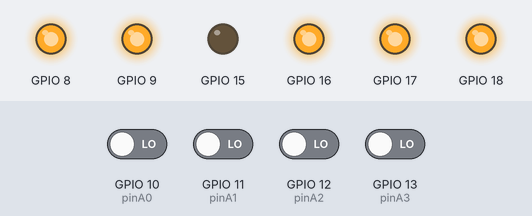
Bench run of a program on a simulated ESP32-S3. Shown: output pins drawn as LEDs (lit = HIGH). Inputs (shaded band) come from the test bench; at power-on: GPIO 10 (pinA0), GPIO 11 (pinA1), GPIO 12 (pinA2), GPIO 13 (pinA3) LOW.

Above: at 1.2 s.
1.3 s: GPIO 10 (pinA0) driven HIGH
At 1.6 s:
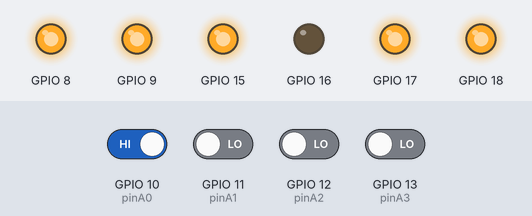
2.8 s: GPIO 11 (pinA1) driven HIGH
At 4.0 s:
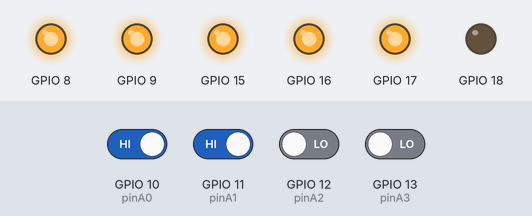
4.3 s: GPIO 12 (pinA2) driven HIGH
At 5.1 s:
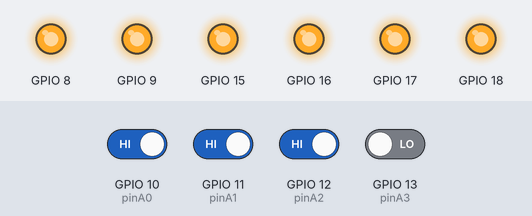
5.8 s: GPIO 13 (pinA3) driven HIGH
At 6.2 s:
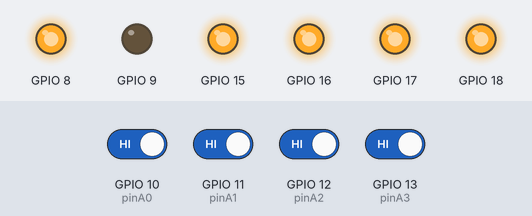
7.3 s: GPIO 13 (pinA3) driven LOW
At 8.5 s:
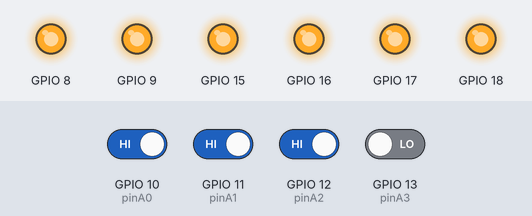
8.8 s: GPIO 12 (pinA2) driven LOW
At 9.7 s:
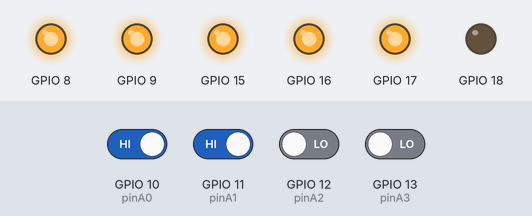
Timing chart, 0 to 11.3 s (numbered marks = the images above; inputs shaded):
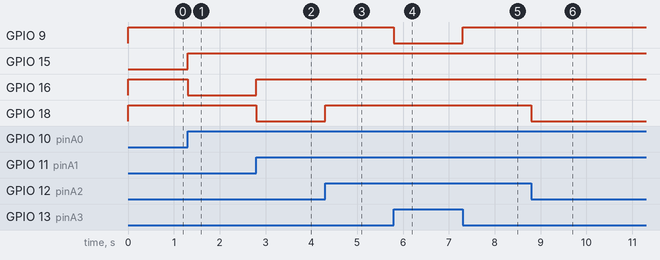

Measured:
- after the input at 1.3 s, GPIO 15: LOW → HIGH at once; GPIO 16: HIGH → LOW at once
- after the input at 2.8 s, GPIO 16: LOW → HIGH at once; GPIO 18: HIGH → LOW at once
- after the input at 4.3 s, GPIO 18: LOW → HIGH at once
- after the input at 5.8 s, GPIO 9: HIGH → LOW at once
- after the input at 7.3 s, GPIO 9: LOW → HIGH at once
- after the input at 8.8 s, GPIO 18: HIGH → LOW at once

The program:

main.cpp
```cpp
#include <Arduino.h>

// --- ESP32-S3 BEMENETEK (Címzés) ---
// Az S3-on ezek BIZTONSÁGOSAK.
const int pinA0 = 10; // LSB
const int pinA1 = 11;
const int pinA2 = 12;
const int pinA3 = 13; // MSB

// --- KIMENETI LÁBAK TÖMBJE ---
int outputPins[16];

// Működési mód
// Ha 74HC154-et szimulálsz (eredeti IC): true  (A kiválasztott 0V, többi 3.3V)
// Ha LED-et hajtasz meg közvetlenül:     false (A kiválasztott 3.3V, többi 0V)
bool activeLowMode = true;

void setup() {
  // S3-nál az USB Serial néha máshogy viselkedik, de a 115200 oké
  Serial.begin(115200);

  // Bemenetek
  pinMode(pinA0, INPUT_PULLDOWN);
  pinMode(pinA1, INPUT_PULLDOWN);
  pinMode(pinA2, INPUT_PULLDOWN);
  pinMode(pinA3, INPUT_PULLDOWN);

  // --- LÁBAK KONFIGURÁLÁSA ---
  // 1. Minden csatornát alaphelyzetben -1-re (kikapcsoltra) állítunk
  for(int i=0; i<16; i++) outputPins[i] = -1;

  // 2. Beállítjuk az általad kért lábakat
  // "kimenetnek meg 15, 16, 17, 18, 8 az első öt a sorban"
  outputPins[0] = 15;
  outputPins[1] = 16;
  outputPins[2] = 17;
  outputPins[3] = 18;
  outputPins[4] = 8;   // S3-on a GPIO 8 biztonságos!

  outputPins[15] = 9;

  // 3. Fizikai beállítás
  for (int i = 0; i < 16; i++) {
    if (outputPins[i] != -1) {
      pinMode(outputPins[i], OUTPUT);
      // Alapállapot beállítása
      digitalWrite(outputPins[i], activeLowMode ? HIGH : LOW);
    }
  }
}

int lastChannel = -2;

void loop() {
  // Bemenetek olvasása
  int bit0 = digitalRead(pinA0);
  int bit1 = digitalRead(pinA1);
  int bit2 = digitalRead(pinA2);
  int bit3 = digitalRead(pinA3);

  // Cím kiszámítása
  int currentChannel = (bit3 << 3) | (bit2 << 2) | (bit1 << 1) | bit0;

  if (currentChannel != lastChannel) {

    // Serial monitoron láthatod mi történik
    // (Ha az USB CDC on Boot be van kapcsolva az Arduino menüben)
    // Serial.printf("Cim: %d -> CH: %d\n", currentChannel);

    for (int i = 0; i < 16; i++) {
      if (outputPins[i] != -1) {
        if (i == currentChannel) {
          // AKTÍV
          digitalWrite(outputPins[i], activeLowMode ? LOW : HIGH);
        } else {
          // INAKTÍV
          digitalWrite(outputPins[i], activeLowMode ? HIGH : LOW);
        }
      }
    }
    lastChannel = currentChannel;
  }
}
```
